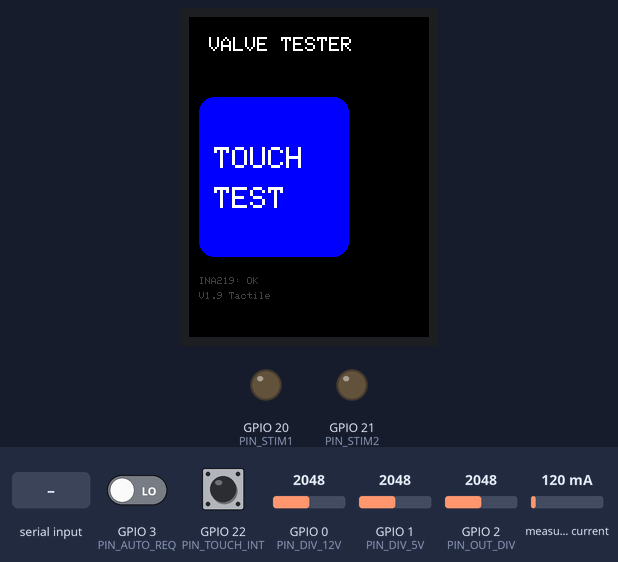
Recording of a sketch running on a simulated ESP32. On the bench: 240×320 colour display, output pins drawn as LEDs (lit = HIGH). The test bench sets the inputs (shaded band); at power-on: GPIO 2 (PIN_OUT_DIV) = 2048, GPIO 0 (PIN_DIV_12V) = 2048, GPIO 1 (PIN_DIV_5V) = 2048, GPIO 3 (PIN_AUTO_REQ) LOW, GPIO 22 (PIN_TOUCH_INT) HIGH, measured current 120 mA (analog values on the 0–4095 scale). EEPROM starts erased; what the sketch prints to the serial monitor is not drawn.

Above: at 3.2 s.
3.3 s: "T" received over Serial
At 5.1 s:
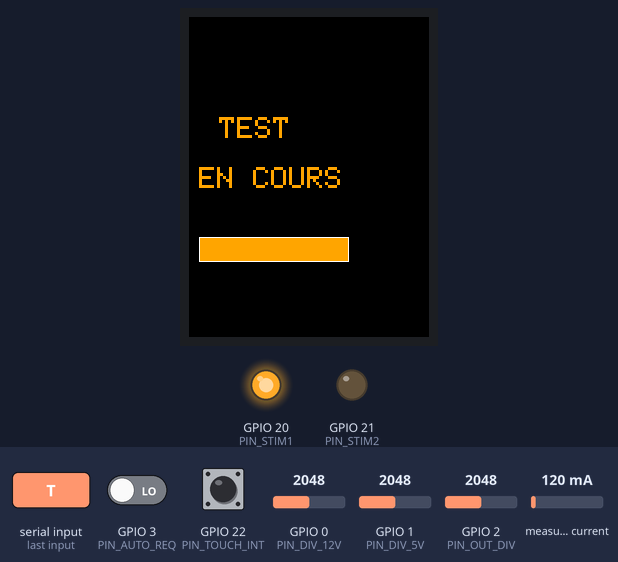
5.3 s: "M" received over Serial
At 6.8 s:
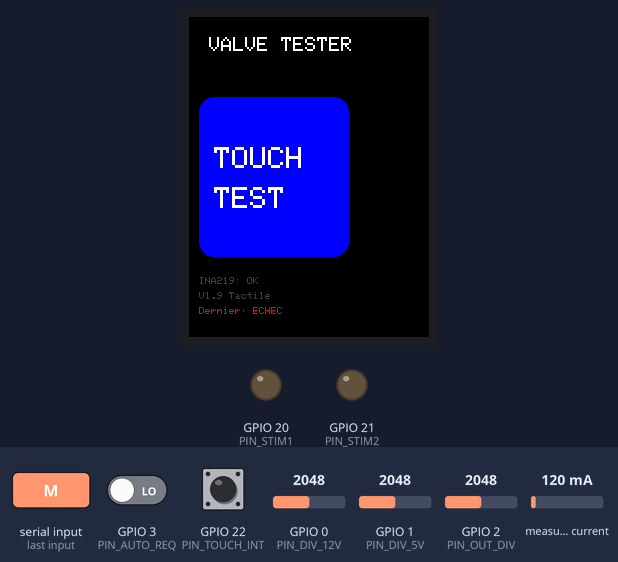
7.9 s: "t" received over Serial
At 8.07 s:
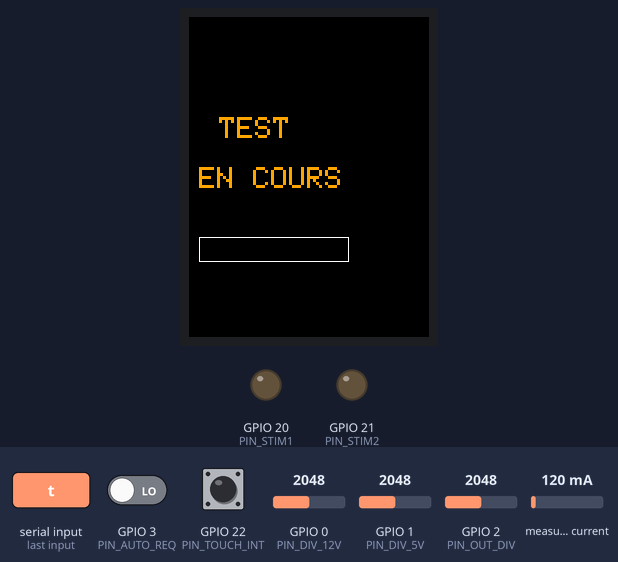
9.9 s: GPIO 2 (PIN_OUT_DIV) set to 2166
At 11.8 s:
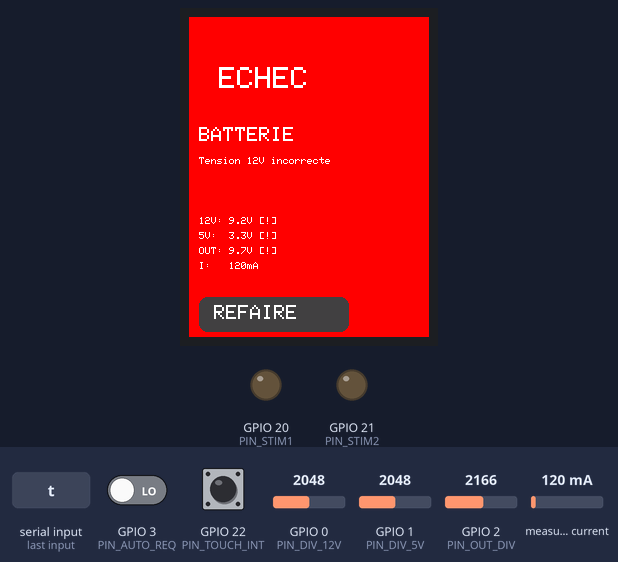
12.4 s: GPIO 2 (PIN_OUT_DIV) set to 2279
13.9 s: "T" received over Serial
At 17.5 s:
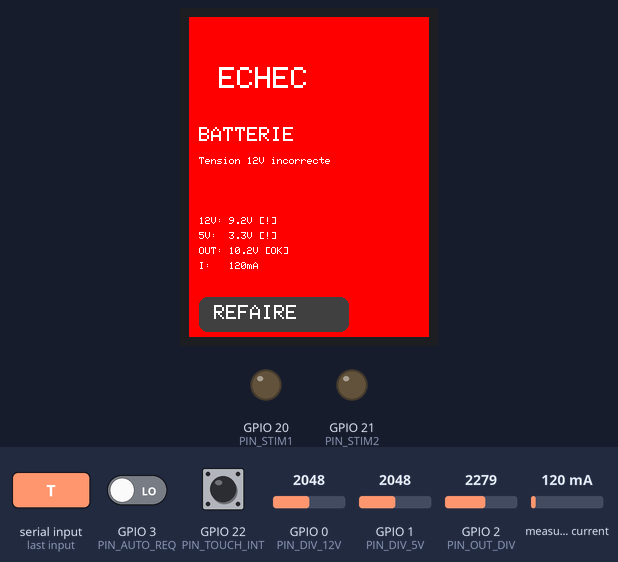
Timing chart, 0 to 18.4 s (numbered marks = the images above; inputs shaded):
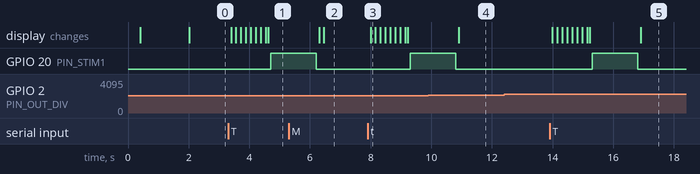

The sketch:

BreakoutBox_V1.9.ino
```cpp
/*
 * BreakoutBox_V1.9.ino
 * INTERFACE TECHNICIEN TACTILE
 * ESP32-C6 Touch LCD 1.9" (Waveshare)
 *
 * CHANGELOG V1.9:
 * - Support ecran TACTILE 1.9" (CST816 touch controller)
 * - Nouveau pinout compatible LCD+Touch (GPIO0-3, 19-21, 23)
 * - Interface ultra-simple: toucher ecran = tester
 * - Gros boutons tactiles visuels
 * - Rapport one-liner pour IA
 * - I2C partage: INA219 (0x40) + CST816 (0x15)
 *
 * CONSERVE V1.7:
 * - Protection isfinite() INA219
 * - Validation ADC (raw<10, saturation)
 * - Timeout STIM1 60s
 * - Watchdog 5s
 *
 * PINOUT V1.9 (ESP32-C6 Touch LCD 1.9"):
 * LCD: GPIO4,5,6,7,14,15 (RESERVE - ne pas utiliser)
 * Touch I2C: GPIO8 (SCL), GPIO18 (SDA) - partage avec INA219
 * Touch INT: GPIO22
 * ADC: GPIO0,1,2,3 (libres)
 * Digital: GPIO19,20,21,23 (libres)
 */

#include <Wire.h>
#include <Adafruit_INA219.h>
#include <TFT_eSPI.h>
#include <Preferences.h>
#include <esp_task_wdt.h>
#include <math.h>

// =============================================================================
// CONFIGURATION PINS V1.9 - ESP32-C6 Touch LCD 1.9"
// =============================================================================
// GPIO reserves LCD: 4, 5, 6, 7, 14, 15
// GPIO reserves Touch: 8 (SCL), 18 (SDA), 22 (INT)

#define PIN_DIV_12V     0   // ADC - Diviseur 12V
#define PIN_DIV_5V      1   // ADC - Diviseur 5V
#define PIN_OUT_DIV     2   // ADC - Diviseur sortie driver
#define PIN_AUTO_REQ    3   // Digital IN - Signal pression

#define PIN_CMD         19  // Digital IN - Commande active
#define PIN_STIM1       20  // Digital OUT - Stimulation pression
#define PIN_STIM2       21  // Digital OUT - Toggle manuel
#define PIN_MANUAL_REQ  23  // Digital IN - Requete manuelle

// I2C partage Touch + INA219
#define PIN_SDA         18  // I2C SDA (partage CST816 + INA219)
#define PIN_SCL         8   // I2C SCL (partage CST816 + INA219)
#define PIN_TOUCH_INT   22  // Touch interrupt

// =============================================================================
// CONSTANTES
// =============================================================================
#define DIV_12V_RATIO   5.545f
#define DIV_5V_RATIO    2.0f
#define DIV_OUT_RATIO   5.545f
#define ADC_VREF        3.3f
#define ADC_RES         4095.0f

// Seuils GO/NOGO technicien
#define V12_MIN         10.5f
#define V12_MAX         15.0f
#define V5_MIN          4.7f
#define V5_MAX          5.3f
#define VOUT_ON         10.0f

// Validation
#define V12_RAW_MIN     10
#define CURRENT_MIN     -100.0f
#define CURRENT_MAX     1000.0f
#define I2C_ERR_MAX     3
#define CAL_MIN         0.8f
#define CAL_MAX         1.2f
#define STIM_TIMEOUT    60000

// Couleurs
#define C_GREEN         0x07E0
#define C_RED           0xF800
#define C_ORANGE        0xFD20
#define C_GREY          0x4208
#define C_BLACK         0x0000
#define C_WHITE         0xFFFF
#define C_BLUE          0x001F

// Touch CST816
#define CST816_ADDR     0x15
#define CST816_REG_DATA 0x01

// =============================================================================
// OBJETS GLOBAUX
// =============================================================================
Adafruit_INA219 ina219;
TFT_eSPI tft = TFT_eSPI();
Preferences prefs;

// =============================================================================
// VARIABLES GLOBALES
// =============================================================================
float g_cal = 1.0f;
bool g_ina_ok = false;
uint8_t g_i2c_err = 0;
uint32_t g_stim_start = 0;

// Resultats test
bool g_tested = false;
bool g_pass = false;
bool g_alim_ok = false;
bool g_logic_ok = false;
bool g_press_ok = false;
bool g_valve_ok = false;
float g_v12 = 0, g_v5 = 0, g_vout = 0, g_ma = 0;

// Touch
volatile bool g_touch_flag = false;
uint16_t g_touch_x = 0, g_touch_y = 0;

// =============================================================================
// INTERRUPTION TOUCH
// =============================================================================
void IRAM_ATTR onTouchInterrupt() {
    g_touch_flag = true;
}

// =============================================================================
// SETUP
// =============================================================================
void setup() {
    Serial.begin(115200);
    delay(100);

    // Watchdog
    esp_task_wdt_init(5, true);
    esp_task_wdt_add(NULL);

    // GPIO
    pinMode(PIN_AUTO_REQ, INPUT);
    pinMode(PIN_CMD, INPUT);
    pinMode(PIN_MANUAL_REQ, INPUT);
    pinMode(PIN_STIM1, OUTPUT);
    pinMode(PIN_STIM2, OUTPUT);
    pinMode(PIN_TOUCH_INT, INPUT_PULLUP);

    digitalWrite(PIN_STIM1, LOW);
    digitalWrite(PIN_STIM2, LOW);

    // ADC
    analogReadResolution(12);
    #if defined(ADC_ATTEN_DB_11)
        analogSetAttenuation(ADC_ATTEN_DB_11);
    #else
        analogSetAttenuation(ADC_11db);
    #endif

    // I2C (partage Touch + INA219)
    Wire.begin(PIN_SDA, PIN_SCL);
    Wire.setTimeOut(100);

    // INA219
    if (ina219.begin()) {
        g_ina_ok = true;
        ina219.setCalibration_32V_1A();
        Serial.println("INA219: OK (0x40)");
    } else {
        Serial.println("INA219: ABSENT");
    }

    // Touch interrupt
    attachInterrupt(digitalPinToInterrupt(PIN_TOUCH_INT), onTouchInterrupt, FALLING);

    // NVS calibration
    prefs.begin("breakout", false);
    g_cal = prefs.getFloat("cal", 1.0f);
    prefs.end();
    if (!isfinite(g_cal) || g_cal < CAL_MIN || g_cal > CAL_MAX) {
        g_cal = 1.0f;
    }

    // LCD
    tft.init();
    tft.setRotation(0);  // Portrait 170x320
    tft.fillScreen(C_BLACK);

    // Splash
    showSplash();
    delay(1500);

    // Ecran principal
    showMainScreen();

    Serial.println("BreakoutBox V1.9 TACTILE");
    Serial.println("Toucher ecran = Test");
    Serial.println("Serial: T=test, R=rapport");
}

// =============================================================================
// LOOP
// =============================================================================
void loop() {
    esp_task_wdt_reset();

    // Timeout STIM1 securite
    if (digitalRead(PIN_STIM1) && millis() - g_stim_start > STIM_TIMEOUT) {
        digitalWrite(PIN_STIM1, LOW);
        Serial.println("STIM1: Auto-OFF (timeout)");
    }

    // Touch detecte?
    if (g_touch_flag) {
        g_touch_flag = false;
        if (readTouch()) {
            handleTouch();
        }
    }

    // Serial
    if (Serial.available()) {
        char c = Serial.read();
        if (c == 'T' || c == 't') runTest();
        if (c == 'R' || c == 'r') printReport();
        if (c == 'M' || c == 'm') showMainScreen();
    }

    delay(50);
}

// =============================================================================
// LECTURE TOUCH CST816
// =============================================================================
bool readTouch() {
    Wire.beginTransmission(CST816_ADDR);
    Wire.write(CST816_REG_DATA);
    if (Wire.endTransmission() != 0) return false;

    Wire.requestFrom(CST816_ADDR, 6);
    if (Wire.available() < 6) return false;

    uint8_t gesture = Wire.read();
    uint8_t points = Wire.read();
    uint8_t xh = Wire.read();
    uint8_t xl = Wire.read();
    uint8_t yh = Wire.read();
    uint8_t yl = Wire.read();

    if (points == 0) return false;

    g_touch_x = ((xh & 0x0F) << 8) | xl;
    g_touch_y = ((yh & 0x0F) << 8) | yl;

    Serial.printf("Touch: x=%d y=%d\n", g_touch_x, g_touch_y);
    return true;
}

// =============================================================================
// GESTION TOUCH
// =============================================================================
void handleTouch() {
    // Zone bouton TEST (grande zone centrale)
    // Ecran 170x320, bouton de y=80 a y=240
    if (g_touch_y >= 80 && g_touch_y <= 240) {
        runTest();
    }
    // Zone REFAIRE en bas
    else if (g_touch_y > 280 && g_tested) {
        showMainScreen();
    }
}

// =============================================================================
// ECRAN PRINCIPAL
// =============================================================================
void showMainScreen() {
    tft.fillScreen(C_BLACK);

    // Titre
    tft.setTextColor(C_WHITE);
    tft.setTextSize(2);
    tft.setCursor(20, 20);
    tft.print("VALVE TESTER");

    // Gros bouton TESTER
    tft.fillRoundRect(10, 80, 150, 160, 15, C_BLUE);
    tft.setTextColor(C_WHITE);
    tft.setTextSize(3);
    tft.setCursor(25, 130);
    tft.print("TOUCH");
    tft.setCursor(25, 170);
    tft.print("TEST");

    // Status en bas
    tft.setTextSize(1);
    tft.setTextColor(C_GREY);
    tft.setCursor(10, 260);
    tft.print("INA219: ");
    tft.print(g_ina_ok ? "OK" : "N/A");

    tft.setCursor(10, 275);
    tft.print("V1.9 Tactile");

    // Dernier resultat si existant
    if (g_tested) {
        tft.setCursor(10, 290);
        tft.setTextColor(g_pass ? C_GREEN : C_RED);
        tft.print("Dernier: ");
        tft.print(g_pass ? "OK" : "ECHEC");
    }
}

// =============================================================================
// SPLASH SCREEN
// =============================================================================
void showSplash() {
    tft.fillScreen(C_BLACK);

    tft.setTextColor(C_GREEN);
    tft.setTextSize(3);
    tft.setCursor(30, 80);
    tft.print("VALVE");
    tft.setCursor(20, 120);
    tft.print("TESTER");

    tft.setTextColor(C_WHITE);
    tft.setTextSize(2);
    tft.setCursor(55, 180);
    tft.print("V1.9");

    tft.setTextSize(1);
    tft.setTextColor(C_GREY);
    tft.setCursor(30, 250);
    tft.print("Ecran tactile");
    tft.setCursor(30, 265);
    tft.print("Toucher = Tester");
}

// =============================================================================
// LECTURES CAPTEURS
// =============================================================================
float readV12() {
    int r = analogRead(PIN_DIV_12V);
    if (r < V12_RAW_MIN) return -1.0f;
    float v = (r / ADC_RES) * ADC_VREF * DIV_12V_RATIO * g_cal;
    if (v > 16.5f) return -2.0f;
    return v;
}

float readV5() {
    int r = analogRead(PIN_DIV_5V);
    if (r < V12_RAW_MIN) return -1.0f;
    return (r / ADC_RES) * ADC_VREF * DIV_5V_RATIO * g_cal;
}

float readVOut() {
    int r = analogRead(PIN_OUT_DIV);
    if (r < V12_RAW_MIN) return -1.0f;
    float v = (r / ADC_RES) * ADC_VREF * DIV_OUT_RATIO * g_cal;
    if (v > 15.0f) return -2.0f;
    return v;
}

float readI() {
    if (!g_ina_ok) return 0.0f;

    float ma = ina219.getCurrent_mA();

    // Protection NaN (V1.7)
    if (!isfinite(ma)) {
        g_i2c_err++;
        if (g_i2c_err >= I2C_ERR_MAX) {
            g_ina_ok = false;
            Serial.println("INA219: Invalide (NaN)");
        }
        return 0.0f;
    }

    // Validation plage
    if (ma < CURRENT_MIN || ma > CURRENT_MAX) {
        return 0.0f;
    }

    g_i2c_err = 0;
    return ma;
}

// =============================================================================
// TEST COMPLET
// =============================================================================
void runTest() {
    // Ecran test en cours
    tft.fillScreen(C_BLACK);
    tft.setTextColor(C_ORANGE);
    tft.setTextSize(3);
    tft.setCursor(30, 100);
    tft.print("TEST");
    tft.setCursor(10, 150);
    tft.print("EN COURS");

    // Barre progression
    for (int i = 0; i <= 150; i += 10) {
        tft.fillRect(10, 220, i, 25, C_ORANGE);
        tft.drawRect(10, 220, 150, 25, C_WHITE);
        delay(80);
    }

    // === MESURES ===
    g_v12 = readV12();
    g_v5 = readV5();
    g_alim_ok = (g_v12 >= V12_MIN && g_v12 <= V12_MAX);
    g_logic_ok = (g_v5 >= V5_MIN && g_v5 <= V5_MAX);

    // Stimulation pression
    digitalWrite(PIN_STIM1, HIGH);
    g_stim_start = millis();
    delay(500);

    g_press_ok = digitalRead(PIN_AUTO_REQ);

    // Attente valve
    delay(1000);

    g_vout = readVOut();
    g_ma = readI();
    g_valve_ok = (g_vout >= VOUT_ON);

    // Fin stimulation
    digitalWrite(PIN_STIM1, LOW);

    // Verdict
    g_pass = g_alim_ok && g_logic_ok && g_press_ok && g_valve_ok;
    g_tested = true;

    // Afficher resultat
    showResult();

    // Rapport auto
    printReport();
}

// =============================================================================
// ECRAN RESULTAT
// =============================================================================
void showResult() {
    if (g_pass) {
        // === ECRAN VERT ===
        tft.fillScreen(C_GREEN);

        tft.setTextColor(C_BLACK);
        tft.setTextSize(4);
        tft.setCursor(50, 60);
        tft.print("OK");

        tft.setTextSize(2);
        tft.setCursor(10, 130);
        tft.print("VALVE");
        tft.setCursor(10, 155);
        tft.print("FONCTIONNE");

    } else {
        // === ECRAN ROUGE ===
        tft.fillScreen(C_RED);

        tft.setTextColor(C_WHITE);
        tft.setTextSize(3);
        tft.setCursor(30, 50);
        tft.print("ECHEC");

        // Cause
        tft.setTextSize(2);
        tft.setCursor(10, 110);
        if (!g_alim_ok)       tft.print("BATTERIE");
        else if (!g_logic_ok) tft.print("CIRCUIT");
        else if (!g_press_ok) tft.print("CAPTEUR");
        else if (!g_valve_ok) tft.print("VALVE");

        tft.setTextSize(1);
        tft.setCursor(10, 140);
        if (!g_alim_ok)       tft.print("Tension 12V incorrecte");
        else if (!g_logic_ok) tft.print("Tension 5V incorrecte");
        else if (!g_press_ok) tft.print("Signal pression absent");
        else if (!g_valve_ok) tft.print("Valve ne s'ouvre pas");
    }

    // Detail en bas
    tft.setTextSize(1);
    int y = 200;
    uint16_t col = g_pass ? C_BLACK : C_WHITE;

    tft.setTextColor(col);
    tft.setCursor(10, y);
    tft.printf("12V: %.1fV %s", g_v12, g_alim_ok ? "[OK]" : "[!]");

    tft.setCursor(10, y + 15);
    tft.printf("5V:  %.1fV %s", g_v5, g_logic_ok ? "[OK]" : "[!]");

    tft.setCursor(10, y + 30);
    tft.printf("OUT: %.1fV %s", g_vout, g_valve_ok ? "[OK]" : "[!]");

    tft.setCursor(10, y + 45);
    tft.printf("I:   %.0fmA", g_ma);

    // Bouton refaire
    tft.fillRoundRect(10, 280, 150, 35, 8, C_GREY);
    tft.setTextColor(C_WHITE);
    tft.setTextSize(2);
    tft.setCursor(25, 288);
    tft.print("REFAIRE");
}

// =============================================================================
// RAPPORT TEXTE POUR IA
// =============================================================================
void printReport() {
    if (!g_tested) {
        Serial.println("Aucun test. Toucher ecran.");
        return;
    }

    Serial.println();
    Serial.println("=== RAPPORT VALVE ===");

    // ONE-LINER
    Serial.print("COPIER: Valve ");
    Serial.print(g_pass ? "OK" : "ECHEC");
    if (!g_pass) {
        Serial.print(" - Cause: ");
        if (!g_alim_ok)       Serial.print("batterie");
        else if (!g_logic_ok) Serial.print("circuit 5V");
        else if (!g_press_ok) Serial.print("capteur pression");
        else if (!g_valve_ok) Serial.print("valve bloquee");
    }
    Serial.print(" | 12V=");
    Serial.print(g_v12, 1);
    Serial.print("V, 5V=");
    Serial.print(g_v5, 1);
    Serial.print("V, OUT=");
    Serial.print(g_vout, 1);
    Serial.print("V, I=");
    Serial.print(g_ma, 0);
    Serial.println("mA");

    Serial.println("=====================");
}

// =============================================================================
// FIN FIRMWARE V1.9
// =============================================================================
```

Measured:
- after the input at 3.3 s, GPIO 20 (PIN_STIM1): LOW → HIGH after 1.4 s; the display: first changes after 0.10 s (image 1 shows a later state)
- after the input at 5.3 s, the display: first differs from a run without the input after 1.2 s (image 2)
- after the input at 7.9 s, GPIO 20 (PIN_STIM1): LOW → HIGH after 1.4 s; the display: changes after 0.10 s (image 3)
- after the input at 9.9 s, the display: changes after 1.0 s (image 4)
- after the input at 12.4 s, every drawn part: stays the same
- after the input at 13.9 s, GPIO 20 (PIN_STIM1): LOW → HIGH after 1.4 s, → LOW 1.5 s later; the display: first changes after 0.09 s (image 5 shows a later state)
